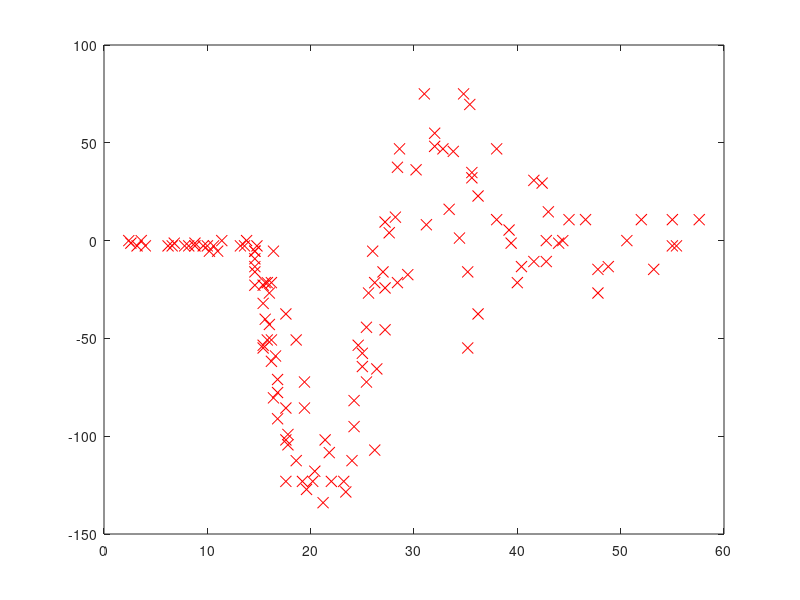

The MATLAB script that drew this image: (Note: this script raises an error after producing the figure.)
% demo of inducing (basis) based partition
%rng(131,'twister');
func_assign = 'zmap_mahala';

K = 2;
num_inducing = 20;
optim_xu = cell(K,1);
load motorcycle;
dim = size(x,2);
xt = (min(x):1:max(x))';
yt = zeros(size(xt,1),1);

figure;
plot(x,y,'xr', 'MarkerSize', 8);
hold on;

%kmeans and rpc works well
randind = init_rpc(x,K,num_inducing);
hyp = gpml_hyp_to_fitc(gpml_init_hyp(x,y,false));
w0 = [];
colors = {'g','r','k'};
for k=1:K
  xu_k = x(randind(:,k),:);
  plot(xu_k, -150*ones(size(xu_k)),[colors{k} 'x'],'MarkerSize',18)
  w0 = [w0; xu_k(:)];
  %hyp = gpml_hyp_to_fitc(gpml_init_hyp(xu_k,y(randind(:,k)),false));
  w0 = [w0; hyp];
end
% learn basis points and hyp
tstart = tic;
%label = [];
%[w,fval] = minimize(w0,'indpar_marginal',1000,x,y,K,num_inducing,func_assign);
[w,fval,label] = msgp_train(w0,x,y,K,num_inducing,50,10);
toc(tstart)

% assign points to partition based on the basis points
W = reshape(w,numel(w)/K,K);
if isempty(label)
  label = feval(func_assign,W(1:end-dim-2,:),x,num_inducing);
end  
test_label = feval(func_assign,W(1:end-dim-2,:),xt,num_inducing);

% predict
Nt = size(xt,1);
valid = true(K,1);
fmean = zeros(Nt,1); fvar = zeros(Nt,1); logpred = zeros(Nt,1);
for k=1:K
  indk = label == k;
  test_indk = test_label == k;
  wk = W(:,k);
  %TODO: use a unboxing function
  xu = reshape(wk(1:end-dim-2),num_inducing,dim);
  optim_xu{k} = xu;
  hypk = fitc_hyp_to_gpml(wk,dim);
  try
    [fmean(test_indk),fvar(test_indk),logpred(test_indk)] = gpmlFITC(...
      x(indk,:),y(indk),xt(test_indk,:),yt(test_indk),xu,hypk,false);
  catch eee
    valid(k)= false;
  end
end

% % standard gp:
% sgp = standardGP([],x,y,xt,[],0);
% samples = [];
% for i=1:numel(xt)
%   yi = fmean(i) + sqrt(fvar(i)) .* randn(100,1);
%   samples = [samples; [repmat(xt(i),100,1) + 0.2 - 0.4 * rand(100,1),yi]];
% end
% plot(xt,sgp.fmean + 2*sqrt(sgp.fvar),'-r','LineWidth',1);
% plot(xt,sgp.fmean - 2*sqrt(sgp.fvar),'-r','LineWidth',1);

plot(xt,fmean,'-k','LineWidth',2);
for i=1:numel(xt)
  yi = fmean(i) + sqrt(fvar(i)) .* randn(100,1);
  plot(repmat(xt(i),100,1) + 0.2 - 0.4 * rand(100,1),yi,'.b','MarkerSize', 2);
end
axis([min(x),max(x),-150,100]);
xlabel('Time (ms)')
ylabel('Acceleration (g)')
box off;
set(gca, 'FontSize', 20);
% saveas(gcf,'motorcycle.png','png')
% saveas(gcf,'motorcycle.eps','epsc')

fprintf('fval = %.4f\n', fval(end));
fprintf('smse = %.4f\n', mysmse(yt,fmean,mean(y))); % must use non-transformed y
fprintf('avg absolute diff (mae) = %.4f\n', mean(abs(fmean-yt)));
fprintf('sq diff = %.4f\n', sqrt(mean((fmean-yt).^2))); 
fprintf('nlpd = %.4f\n', -mean(logpred));

%% plotting for motorcycle
allc = zeros(K,1);
for k=1:K
  plot(optim_xu{k}, 100*ones(size(optim_xu{1})),[colors{k} 'x'],'MarkerSize',18)
  allc(k) = mean(optim_xu{k});
end

sortedc = sort(allc);
for k=1:K-1
  plot(0.5*[sortedc(k)+sortedc(k+1), sortedc(k)+sortedc(k+1)],[-150,100],'-');
end

figure;
plot(1:numel(fval),fval);

%% plotting for motorcycle
% load motorcycle;
% figure; hold on;
% plot(x,y,'+','MarkerSize',12);
% set(gca,'FontSize',30)
% xlabel('x')
% ylabel('f(x)');
% hold on;
% xx=[15,15];
% yy=[-150,100];
% plot(xx,yy,'r-.','LineWidth',3)
% x3 = 2:1.7:12;
% y3 = -150*ones(size(x3));
% plot(x3,y3,'rx','MarkerSize',12)
% x4 = [22:24,33:35,42:44];
% y4 = -150*ones(size(x4));
% plot(x4,y4,'rx','MarkerSize',12)
